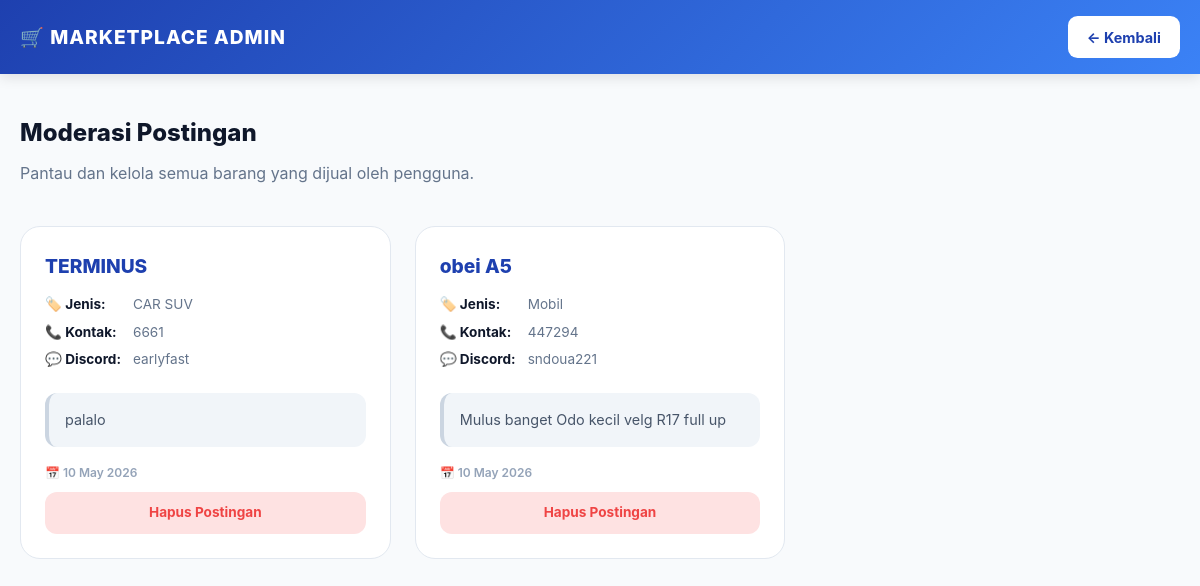
The app's page /admin/marketplace.php (signed in) with its own data.
### tables this page shows
CREATE TABLE `marketplace_posts` (
  `id` int(11) NOT NULL,
  `user_id` int(11) NOT NULL,
  `nama_barang` varchar(200) NOT NULL,
  `jenis_barang` varchar(100) DEFAULT NULL,
  `no_telpon` varchar(20) DEFAULT NULL,
  `discord_id` varchar(100) DEFAULT NULL,
  `foto_barang` varchar(255) DEFAULT NULL,
  `keterangan` text DEFAULT NULL,
  `created_at` timestamp NOT NULL DEFAULT current_timestamp(),
  `is_featured` tinyint(1) DEFAULT 0,
  `featured_expiry` datetime DEFAULT NULL
);

### admin/marketplace.php (the view, shortened to what this page needs)
<?php include '../includes/config.php'; requireAdmin(); ?>
<!DOCTYPE html>
<html lang="id">
<head>
  <link rel="stylesheet" href="../assets/css/style.css">
</head>
<body>
<nav class="navbar">
  <div class="navbar-container">
    <div class="navbar-logo">🛒 Marketplace Admin</div>
    <a href="index.php" class="navbar-btn" style="background: white; color: var(--primary);">← Kembali</a>
  </div>
</nav>
<section class="container">
  <div style="margin-bottom: 2.5rem;">
    <h1>Moderasi Postingan</h1>
    <p class="subtitle">Pantau dan kelola semua barang yang dijual oleh pengguna.</p>
  </div>
  <div class="grid-admin">
    <?php
    $result = mysqli_query($conn, "SELECT * FROM marketplace_posts ORDER BY created_at DESC");
    if (mysqli_num_rows($result) > 0):
      while ($row = mysqli_fetch_assoc($result)):
    ?>
    <div class="card-post">
      <h3><?php echo htmlspecialchars($row['nama_barang']); ?></h3>
      <div class="info-row">
        <strong>🏷️ Jenis:</strong> <span><?php echo htmlspecialchars($row['jenis_barang']); ?></span>
      </div>
      <div class="info-row">
        <strong>📞 Kontak:</strong> <span><?php echo htmlspecialchars($row['no_telpon']); ?></span>
      </div>
      <div class="info-row">
        <strong>💬 Discord:</strong> <span><?php echo htmlspecialchars($row['discord_id']); ?></span>
      </div>
      <div class="desc-box">
        <?php
          $desc = htmlspecialchars($row['keterangan']);
          echo (strlen($desc) > 120) ? substr($desc, 0, 120) . '...' : $desc;
        ?>
      </div>
      <div style="display: flex; justify-content: space-between; align-items: center; margin-top: auto;">
        <span class="date-tag">📅 <?php echo date('d M Y', strtotime($row['created_at'])); ?></span>
      </div>
      <a href="?delete=<?php echo $row['id']; ?>" onclick="return confirm('Yakin ingin menghapus postingan ini secara permanen?')" class="btn btn-red">
        Hapus Postingan
      </a>
    </div>
    <?php endwhile; else: ?>
    <div style="grid-column: 1/-1; text-align: center; padding: 50px; background: white; border-radius: 20px; border: 2px dashed #e2e8f0;">
      <p style="color: var(--text-gray); font-weight: 600;">📭 Saat ini tidak ada postingan marketplace untuk dimoderasi.</p>
    </div>
    <?php endif; ?>
  </div>
</section>
</body>
</html>

### assets/css/style.css (style rules this page uses)
* { margin: 0; padding: 0; box-sizing: border-box; }
body { font-family: 'Segoe UI', sans-serif; background: #f8f9fa; color: #333; }
.container { max-width: 1200px; margin: 0 auto; padding: 0 20px; }
.navbar { background: linear-gradient(135deg, #1e40af, #3b82f6); color: white; padding: 1rem 0; box-shadow: 0 2px 8px rgba(0,0,0,0.1); }
.navbar-container { display: flex; justify-content: space-between; align-items: center; max-width: 1200px; margin: 0 auto; padding: 0 20px; }
.navbar-logo { font-weight: bold; font-size: 1.5rem; }
.navbar-btn { background: white; color: #1e40af; padding: 0.5rem 1rem; border-radius: 0.5rem; text-decoration: none; font-weight: 600; cursor: pointer; border: none; }
.btn { padding: 0.75rem 1.5rem; border-radius: 0.5rem; border: none; cursor: pointer; font-weight: 600; text-decoration: none; display: inline-block; }
.btn-red { background: #ef4444; color: white; }
body { font-family: 'Inter', sans-serif; transition: background 0.5s ease; line-height: 1.6; overflow-x: hidden; }
.navbar { padding: 1rem 0; position: sticky; top: 0; z-index: 1000; transition: all 0.4s ease; }
.navbar-container { max-width: 1100px; margin: 0 auto; padding: 0 1.5rem; display: flex; justify-content: space-between; align-items: center; }
.container { max-width: 1100px; margin: 0 auto; padding: 0 1.5rem; }

### admin/marketplace.php (style rules this page uses)
:root { --primary: #1e40af; --accent: #3b82f6; --bg: #f8fafc; --text-dark: #0f172a; --text-gray: #64748b; }
body { background-color: var(--bg); font-family: 'Inter', sans-serif; color: var(--text-dark); margin: 0; }
.navbar { background: linear-gradient(135deg, var(--primary), var(--accent)); padding: 1rem 0; color: white; box-shadow: 0 4px 12px rgba(0,0,0,0.1); position: sticky; top: 0; z-index: 100; }
.navbar-container { max-width: 1200px; margin: 0 auto; padding: 0 20px; display: flex; justify-content: space-between; align-items: center; }
.navbar-logo { font-weight: 800; font-size: 1.2rem; text-transform: uppercase; letter-spacing: 1px; }
.navbar-btn { text-decoration: none; padding: 0.6rem 1.2rem; border-radius: 0.6rem; font-size: 0.9rem; font-weight: 700; transition: 0.3s; }
.container { max-width: 1200px; margin: 40px auto; padding: 0 20px; }
h1 { font-weight: 800; color: var(--text-dark); margin-bottom: 0.5rem; }
.subtitle { color: var(--text-gray); margin-bottom: 2rem; }
.grid-admin { display: grid; grid-template-columns: repeat(auto-fill, minmax(350px, 1fr)); gap: 1.5rem; }
.card-post { background: white; border-radius: 1.25rem; padding: 1.5rem; border: 1px solid #e2e8f0; position: relative; transition: all 0.3s ease; display: flex; flex-direction: column; }
.card-post h3 { margin: 0 0 12px 0; font-size: 1.2rem; font-weight: 800; color: var(--primary); word-wrap: break-word; overflow-wrap: break-word; }
.info-row { display: flex; font-size: 0.85rem; margin-bottom: 6px; align-items: center; gap: 8px; color: var(--text-gray); }
.info-row strong { color: var(--text-dark); min-width: 80px; }
.desc-box { background: #f1f5f9; padding: 1rem; border-radius: 0.75rem; margin: 1rem 0; font-size: 0.9rem; line-height: 1.5; color: #475569; flex-grow: 1; border-left: 4px solid #cbd5e1; word-wrap: break-word; overflow-wrap: break-word; }
.date-tag { font-size: 0.75rem; color: #94a3b8; font-weight: 600; }
.btn { display: inline-block; padding: 10px 20px; border-radius: 0.75rem; font-weight: 700; text-decoration: none; cursor: pointer; border: none; font-size: 0.85rem; transition: 0.3s; text-align: center; }
.btn-red { background: #fee2e2; color: #ef4444; width: 100%; margin-top: 10px; }

### records on screen
marketplace_posts: nama_barang "TERMINUS", jenis_barang "CAR SUV", no_telpon "6661", discord "earlyfast", keterangan "palalo", created_at "10 May 2026"
marketplace_posts: nama_barang "obei A5", jenis_barang "Mobil", no_telpon "447294", discord "sndoua221", keterangan "Mulus banget Odo kecil velg R17 full up", created_at "10 May 2026"
